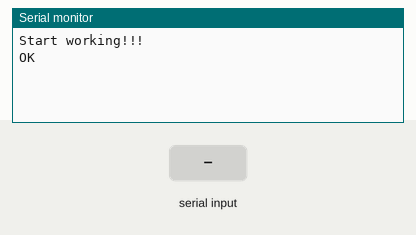
This sketch was run on a simulated Arduino Uno, built with avr-gcc and run on an emulated ATmega328P. On the bench: the last lines printed to the serial monitor. The test bench sets the inputs (shaded band). The modem accepts every AT command (registered, SIM ready, sends succeed) and sends nothing else.

Above: at 1.2 s.
1.3 s: "1" received over Serial
At 3.3 s:
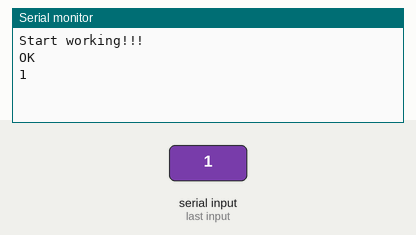
3.8 s: "0" received over the second serial link
At 5.1 s:
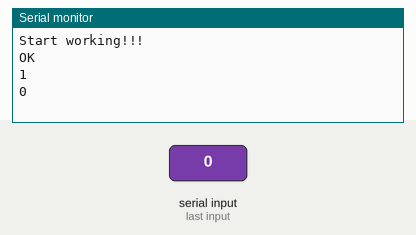
5.3 s: "2" received over Serial
At 7.5 s:
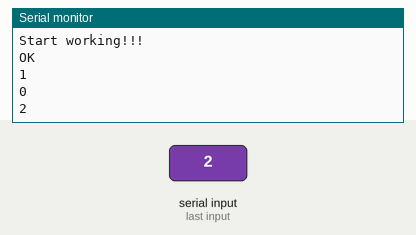

Measured:
- after the input at 1.3 s, the serial monitor: prints a new line after 1.0 s (image 1)
- after the input at 3.8 s, the serial monitor: prints a new line after 1.0 s (image 2)
- after the input at 5.3 s, the serial monitor: prints a new line after 1.0 s (image 3)

The sketch:

Test_ArduinoUNO_ESP01.ino
```cpp
#include <SoftwareSerial.h> //Подключаем библиотеку работы с Последовательным портом
SoftwareSerial mySerial(6, 5);

void setup()
{
Serial.begin(9600);
//Serial.setTimeout(500);

// set the data rate for the SoftwareSerial port
mySerial.begin(9600); //Открываем последовательный порт Esp, устанавливаем скорость 9600. Внимание!! убедитесь что Esp работает именно на этой скорости!!
            // Изначально на скорости 112500
            // Дал команду AT+CIOBAUD=9600 после чего смог перекомпелироваться на 9600
            // После для верности дал еще AT+UART_DEF=9600,8,1,0,0
mySerial.println("AT"); // Отправляем тестовую команду АТ в созданный порт, если всё работает в ответе должно прийти ОК
            /* прикольная команда AT+GMR
             выдает:
                AT version:1.2.0.0(Jul  1 2016 20:04:45)
                SDK version:1.5.4.1(39cb9a32)
                Ai-Thinker Technology Co. Ltd.
                Dec  2 2016 14:21:16
                OK*/


Serial.println("Start working!!!");
}

void loop() // run over and over
{
if (mySerial.available()){
  Serial.println(mySerial.readString());
}

String txt_in="";

if (Serial.available()) {
  txt_in=Serial.readString();
  Serial.println(txt_in);
  mySerial.println(txt_in);

}
}
```
